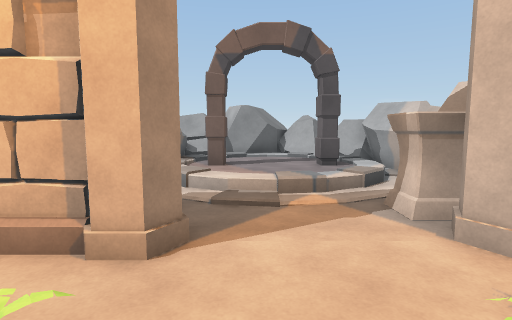
[1] (above)

20 first-person views from a walk through a 3-D level made in the Unity game engine. The camera is 1.5 m above the floor, tilts 6° down and sees 80° across. The floor is counted in squares, 1 m on a side. Each view is taken from the middle of a square. On the plan, view 1 faces up. The plan holds only what a view shows up to about 15 squares ahead; the rest is blank. The place goes on beyond the plan. Some animated figures are left out. Surface patterns are stand-ins for the level's own textures.

[2]
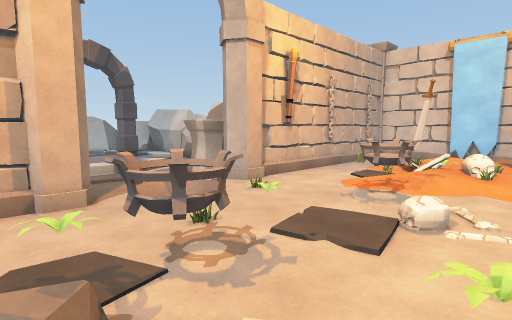

[3]
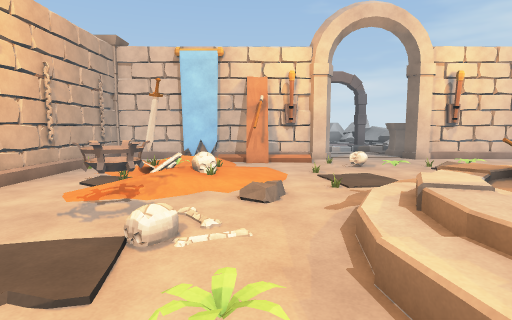

[4]
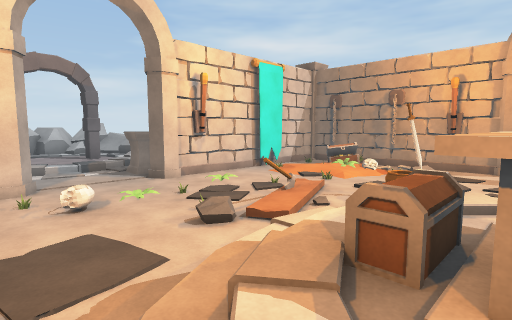

[5]
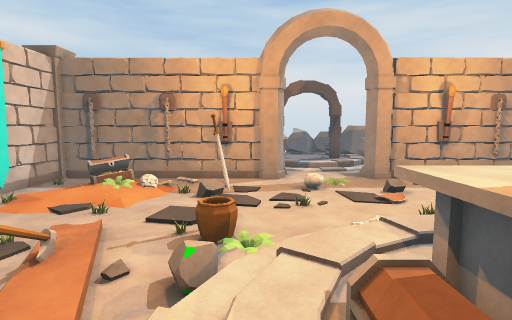

[6]
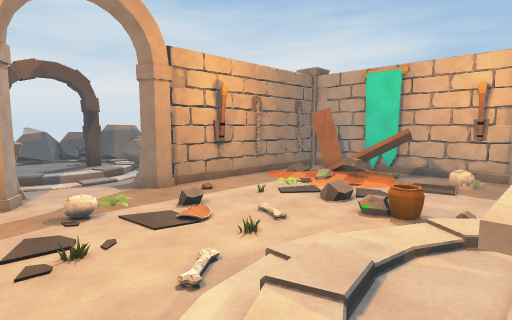

[7]
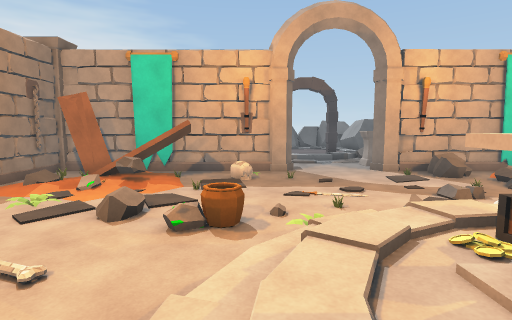

[8]
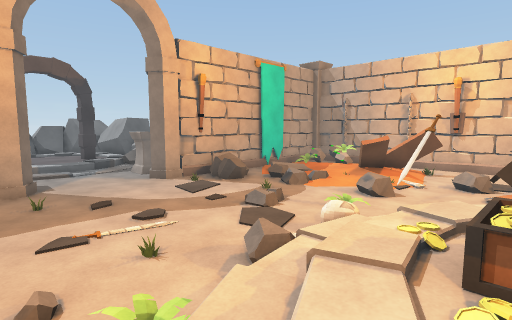

[9]
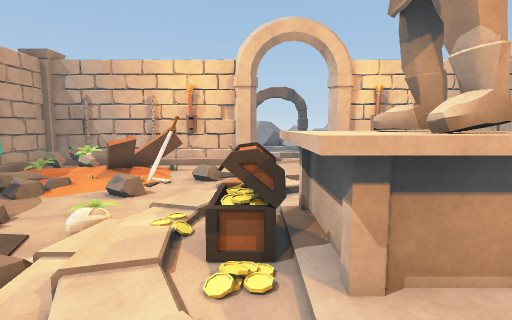

[10]
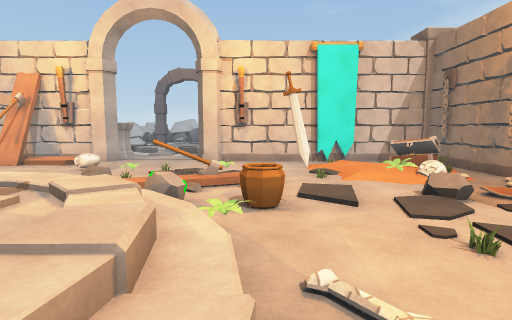

[11]
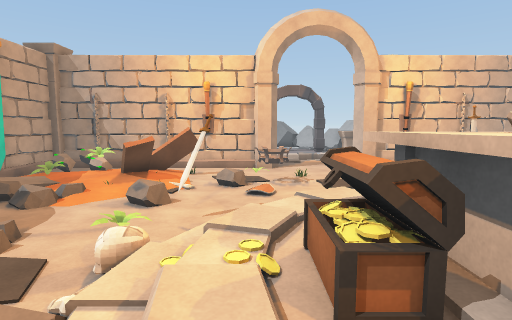

[12]
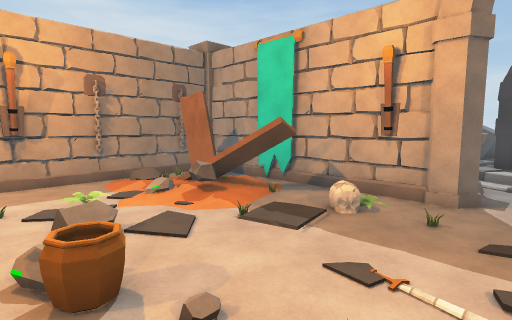

[13]
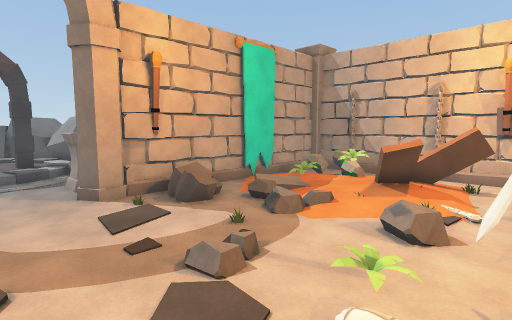

[14]
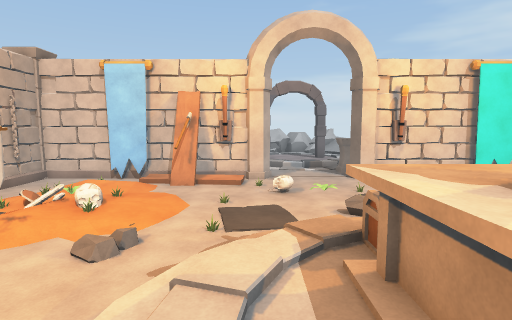

[15]
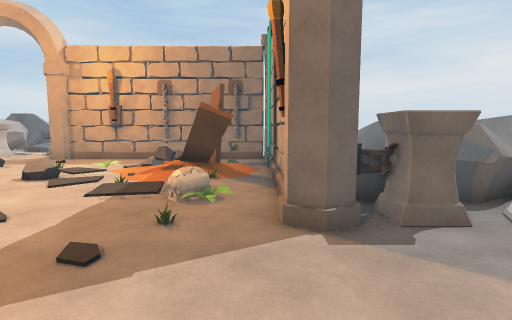

[16]
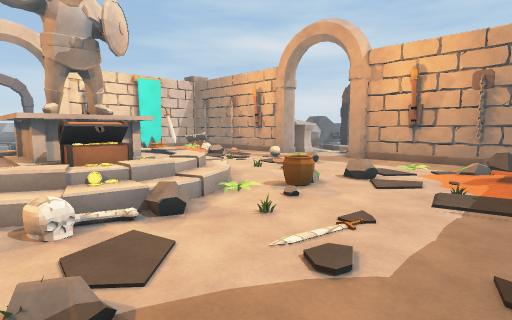

[17]
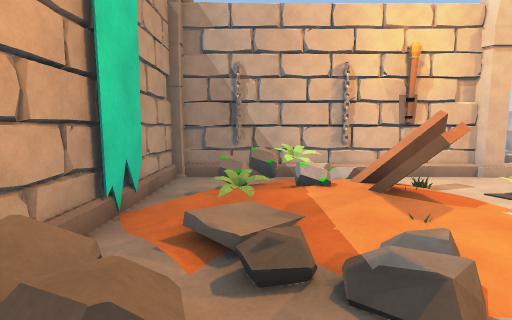

[18]
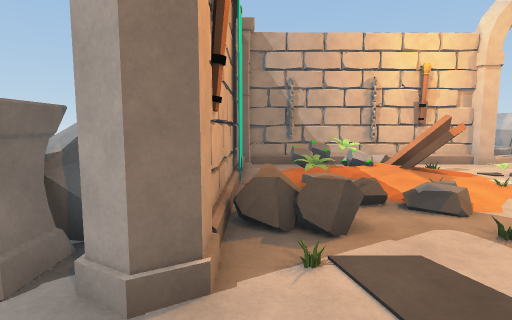

[19]
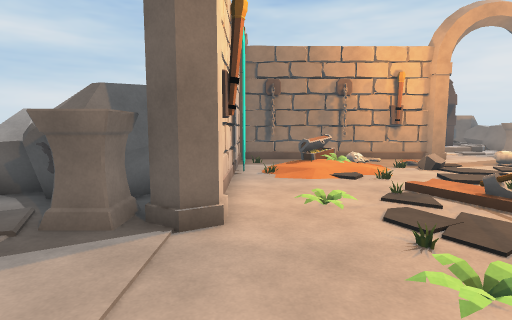

[20]
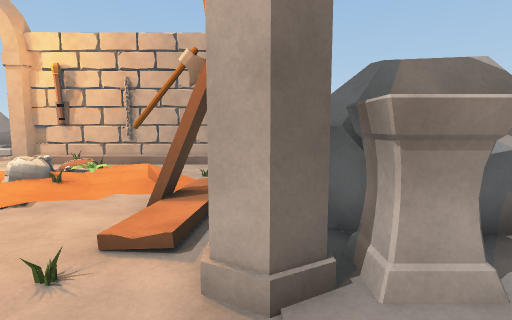

### Floor plan
Key: @ floor where view 1 was taken; # wall or solid block; x gap in a wall; . main floor; : floor 0.25 m higher than the main floor; + floor 0.5 m higher than the main floor; * floor 0.75 m higher than the main floor; / step, stairs or slope; = window, fence, low wall or low ledge; R rock; P portal; I pillar; S sword; B banner; L plank; K skull; C chest; O other object.
Columns run from 14 left of view 1 to 15 right of it. Each row starts with its distance up from view 1.
 15              RRR
 14              RRRR
 13              +R+RRR
 12            R/::::+RR
 11             /:::::RRR
 10             PP::PP+R
  9             :::::+RR
  8             //:://RR
  7             ./++/.R
  6              //..IIR
  5              ....II
  4   ############...###########
  3   #...  ...................#
  2   #..R. /LL.O...OO...O.....#
  1   #.RRO:LL....O.....OOO  ..#
  0   #B/O:: /..OO@..OO/SOO:/OB#
 -1   #/::::LO.ROO....O///::///#
 -2   #.///O:O../...OO..:OO./.:#
 -3  R#=.//:.R....O......::..OL#
 -4  R#RO.//...S..//.........//#RR
 -5 II#...O..O.S /////..O.O..//#RI
 -6 II#.O...O..//*/+///......O.#II
 -7 ..........//*+OOO///....K....I
 -8 ..........OO*OOOOC*/....O.....
 -9 ..........///OOOOC*/.OO.......
-10 .........O./OOOOO////O..O..#II
-11 II#.O......O/*+++//R/O.....#II
-12 II#.K/....O.//////...//..O.#RR
-13  R#.O/....O...///.OOO//O...#RR
-14 RR#....O.......O...S.......#
-15   #.L....//.OO........O/...#
-16   #BL/R..........O....//:OB#
-17   #B//R/.OO.........O.//::B#
-18   #.LL:/........K.....O:C/.#
-19   #..LO/.......O......OCC.O#
-20   #...x..............O.....#
-21   ############...###########
-22            II....II
-23            II//..I
-24             ./++/
-25             //::/
-26              ::::
-27              P::PP
-28              P ::

Where each view was taken, in squares from view 1:
view 1: 0 up, 0 right, facing up
view 2: 3 down, 3 left, facing up-right
view 3: 3 down, 2 left, facing right
view 4: 5 down, 2 right, facing down-right
view 5: 7 down, 4 right, facing down
view 6: 10 down, 4 right, facing down-left
view 7: 12 down, 2 right, facing left
view 8: 12 down, 1 left, facing up-left
view 9: 12 down, 1 left, facing up
view 10: 13 down, 1 left, facing right
view 11: 11 down, 2 left, facing up
view 12: 9 down, 3 left, facing down-left
view 13: 9 down, 3 left, facing up-left
view 14: 6 down, 1 left, facing right
view 15: 6 down, 11 left, facing down
view 16: 6 down, 9 left, facing down-right
view 17: 6 down, 9 left, facing up
view 18: 9 down, 11 left, facing up
view 19: 6 down, 12 right, facing down
view 20: 9 down, 13 right, facing up
